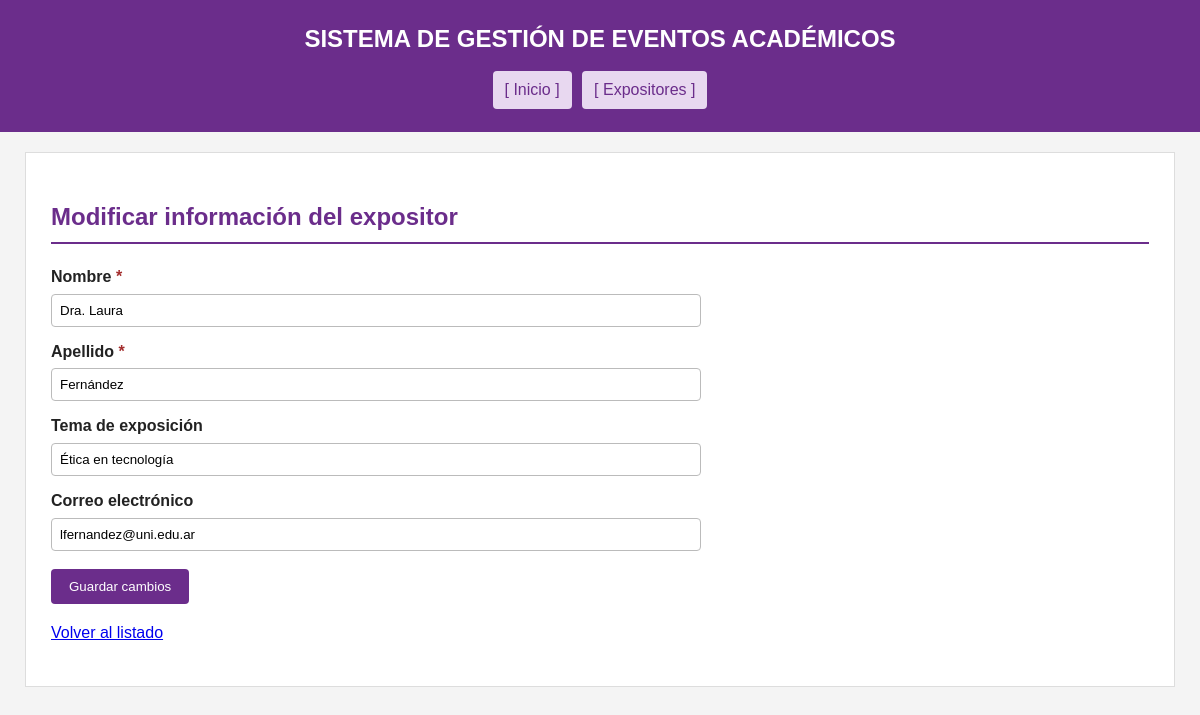
Screenshot of /aplicacion/expositor/editar.php?id=2 with the database file from the repository.
### tables this page shows
CREATE TABLE `expositor` (
  `id_expositor` int(11) NOT NULL AUTO_INCREMENT,
  `nombre` varchar(100) NOT NULL,
  `apellido` varchar(100) NOT NULL,
  `tema_exposicion` varchar(200) DEFAULT NULL,
  `email` varchar(150) DEFAULT NULL,
  PRIMARY KEY (`id_expositor`)
);

### aplicacion/expositor/editar.php (the view, shortened to what this page needs)
<?php
require_once "../conexion.php";
$id = (int)($_POST["id_expositor"] ?? $_GET["id"] ?? 0);
$sql = "SELECT id_expositor, nombre, apellido, tema_exposicion, email
        FROM expositor WHERE id_expositor = :id_expositor";
$stmt = $pdo->prepare($sql);
$stmt->execute([':id_expositor' => $id]);
$expositor = $stmt->fetch();
?>
<!DOCTYPE html>
<html lang="es">
<head>
    <link rel="stylesheet" href="../css/estilos.css">
</head>
<body>
<header>
    <h1>SISTEMA DE GESTIÓN DE EVENTOS ACADÉMICOS</h1>
    <nav>
        <a href="../index.php">[ Inicio ]</a>
        <a href="listar.php">[ Expositores ]</a>
    </nav>
</header>
<main>
    <h2>Modificar información del expositor</h2>
    <form action="editar.php" method="post">
        <label for="nombre">Nombre <span class="requerido">*</span></label>
        <input type="text" name="nombre" id="nombre" required
               value="<?= htmlspecialchars($expositor['nombre']) ?>">
        <label for="apellido">Apellido <span class="requerido">*</span></label>
        <input type="text" name="apellido" id="apellido" required
               value="<?= htmlspecialchars($expositor['apellido']) ?>">
        <label for="tema_exposicion">Tema de exposición</label>
        <input type="text" name="tema_exposicion" id="tema_exposicion"
               value="<?= htmlspecialchars((string)$expositor['tema_exposicion']) ?>">
        <label for="email">Correo electrónico</label>
        <input type="email" name="email" id="email"
               value="<?= htmlspecialchars((string)$expositor['email']) ?>">
        <button type="submit">Guardar cambios</button>
    </form>
    <p><a href="listar.php">Volver al listado</a></p>
</main>
</body>
</html>

### aplicacion/css/estilos.css (style rules this page uses)
* { box-sizing: border-box; }
body { font-family: Arial, Helvetica, sans-serif; margin: 0; background-color: #f4f4f4; color: #222; line-height: 1.6; }
header { background-color: #6b2d8b; color: #fff; padding: 20px; text-align: center; }
nav { margin-top: 10px; text-align: center; }
nav a { color: #6b2d8b; background-color: #e8d8f0; padding: 6px 12px; margin: 3px; display: inline-block; text-decoration: none; border-radius: 4px; }
main { max-width: 1150px; margin: 20px auto; background-color: #fff; padding: 25px; border: 1px solid #ddd; }
h1 { margin: 0; font-size: 24px; }
h2 { color: #6b2d8b; border-bottom: 2px solid #6b2d8b; padding-bottom: 6px; }
form { max-width: 650px; }
label { display: block; margin-top: 12px; font-weight: bold; }
input[type="text"], input[type="number"], input[type="date"], input[type="time"], input[type="email"], select, textarea { width: 100%; padding: 8px; margin-top: 4px; border: 1px solid #bbb; border-radius: 4px; }
button { margin-top: 18px; padding: 10px 18px; background-color: #6b2d8b; color: #fff; border: none; border-radius: 4px; cursor: pointer; }
.requerido { color: #a32c2c; }

### rows the page displays
expositor: nombre "Dra. Laura", apellido "Fernández", tema_exposicion "Ética en tecnología", email "lfernandez@uni.edu.ar"
